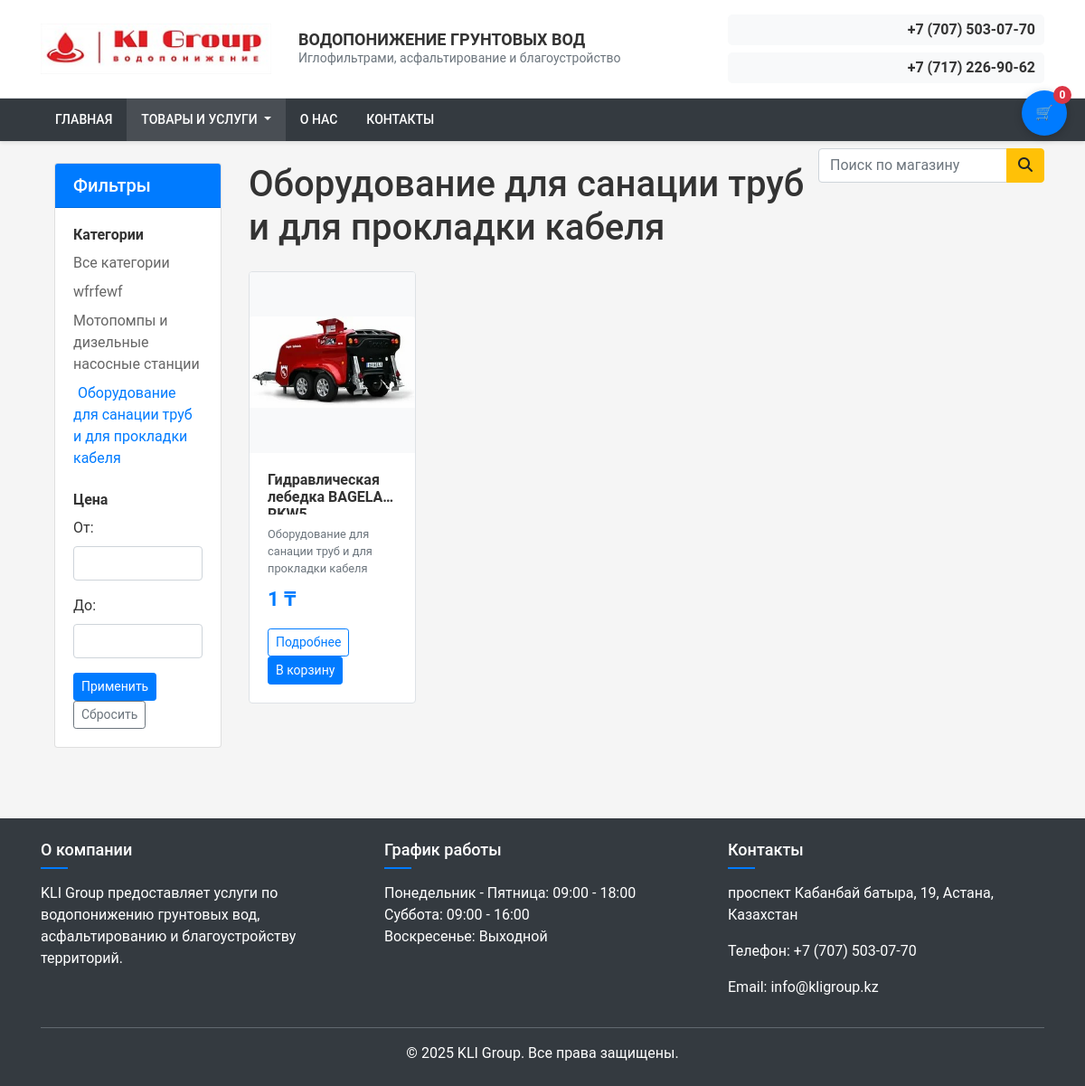
The page /products/oborudovanie-dlya-sanacii/ on the database its author committed.
### shop/models.py (models this page shows, shortened)
class Category(models.Model):
    name = models.CharField(max_length=100, verbose_name="Название категории")
    slug = models.SlugField(max_length=100, unique=True, verbose_name="URL-slug")
    class Meta:
        verbose_name = "Категория"
        verbose_name_plural = "Категории"
        ordering = ['name']

class Product(models.Model):
    category = models.ForeignKey(Category, related_name='products', on_delete=models.CASCADE, verbose_name="Категория")
    name = models.CharField(max_length=200, verbose_name="Название товара")
    slug = models.SlugField(max_length=200, unique=True, verbose_name="URL-slug")
    image = models.ImageField(upload_to='products/', blank=True, verbose_name="Изображение")
    description = models.TextField(verbose_name="Описание")
    price = models.DecimalField(max_digits=10, decimal_places=0, verbose_name="Цена")
    available = models.BooleanField(default=True, verbose_name="Доступен")
    created = models.DateTimeField(auto_now_add=True, verbose_name="Дата создания")
    updated = models.DateTimeField(auto_now=True, verbose_name="Дата обновления")
    class Meta:
        verbose_name = "Товар"
        verbose_name_plural = "Товары"
        ordering = ['name']
        index_together = (('id', 'slug'),)

### shop/views.py (the view)
# urls.py: path('products/', views.product_list, name='product_list'),
def product_list(request, category_slug=None):
    category = None
    categories = Category.objects.all()
    products = Product.objects.filter(available=True)
    if category_slug:
        category = get_object_or_404(Category, slug=category_slug)
        products = products.filter(category=category)
    form = PriceFilterForm(request.GET)
    if form.is_valid():
        min_price = form.cleaned_data.get('min_price')
        max_price = form.cleaned_data.get('max_price')
        if min_price:
            products = products.filter(price__gte=min_price)
        if max_price:
            products = products.filter(price__lte=max_price)
    context = {
        'category': category,
        'categories': categories,
        'products': products,
        'form': form
    }
    return render(request, 'shop/products.html', context)

### shop/forms.py
class PriceFilterForm(forms.Form):
    min_price = forms.DecimalField(
        label='Мин. цена',
        required=False,
        widget=forms.NumberInput(attrs={'class': 'form-control', 'placeholder': 'От'})
    )
    max_price = forms.DecimalField(
        label='Макс. цена',
        required=False,
        widget=forms.NumberInput(attrs={'class': 'form-control', 'placeholder': 'До'})
    )

### shop/cart.py (called while the page is built)
    def __len__(self):
        return sum(item['quantity'] for item in self.cart.values())

### shop/context_processors.py (called while the page is built)
def categories(request):
    return {
        'categories': Category.objects.all()
    }

def cart(request):
    return {'cart': Cart(request)}

### shop/templates/shop/products.html (shortened to what this page needs)
{% extends "shop/base.html" %}
{% load static %}
{% block content %}
    <div class="row">
        <div class="col-lg-3 mb-4">
            <div class="card">
                <div class="card-header bg-primary text-white">
                    <h5 class="mb-0">Фильтры</h5>
                </div>
                <div class="card-body">
                    <h6 class="sidebar-title">Категории</h6>
                    <ul class="categories-list list-unstyled">
                        <li {% if not category %}class="active"{% endif %}>
                            <a href="{% url 'product_list' %}">Все категории</a>
                        </li>
                        {% for c in categories %}
                            <li {% if category.slug == c.slug %}class="active"{% endif %}>
                                <a href="{% url 'product_list_by_category' c.slug %}">{{ c.name }}</a>
                            </li>
                        {% endfor %}
                    </ul>
                    <h6 class="sidebar-title mt-4">Цена</h6>
                    <form method="get" action="{% if category %}{% url 'product_list_by_category' category.slug %}{% else %}{% url 'product_list' %}{% endif %}">
                        <div class="form-group">
                            <label for="min_price">От:</label>
                            <input type="number" class="form-control" id="min_price" name="min_price" value="{{ form.min_price.value|default:'' }}">
                        </div>
                        <div class="form-group">
                            <label for="max_price">До:</label>
                            <input type="number" class="form-control" id="max_price" name="max_price" value="{{ form.max_price.value|default:'' }}">
                        </div>
                        <button type="submit" class="btn btn-primary btn-sm">Применить</button>
                        <a href="{% if category %}{% url 'product_list_by_category' category.slug %}{% else %}{% url 'product_list' %}{% endif %}" class="btn btn-outline-secondary btn-sm">Сбросить</a>
                    </form>
                </div>
            </div>
        </div>
        <div class="col-lg-9">
            <div class="products-header mb-4">
                <h1 class="products-title">
                    {% if category %}
                        {{ category.name }}
                    {% else %}
                        Все товары и услуги
                    {% endif %}
                </h1>
            </div>
            <div class="row">
                {% for product in products %}
                    <div class="col-md-4 mb-4">
                        <div class="product-card card h-100">
                            <div class="product-img-container">
                                {% if product.image %}
                                    <img src="{{ product.image.url }}" class="card-img-top product-img" alt="{{ product.name }}">
                                {% else %}
                                    <img src="{% static 'img/no-image.png' %}" class="card-img-top product-img" alt="Нет изображения">
                                {% endif %}
                            </div>
                            <div class="card-body d-flex flex-column">
                                <h5 class="card-title product-title">{{ product.name }}</h5>
                                <p class="card-text product-category text-muted small mb-2">{{ product.category.name }}</p>
                                <p class="card-text product-price text-primary font-weight-bold mb-3">{{ product.price }} ₸</p>
                                <div class="mt-auto">
                                    <a href="{% url 'product_detail' product.id product.slug %}" class="btn btn-outline-primary btn-sm mr-2">Подробнее</a>
                                    <form action="{% url 'cart_add' product.id %}" method="post" class="d-inline add-to-cart-form">
                                        <button type="submit" class="btn btn-primary btn-sm">В корзину</button>
                                    </form>
                                </div>
                            </div>
                        </div>
                    </div>
                {% empty %}
                    <div class="col-12">
                        <div class="alert alert-info">
                            По вашему запросу товары не найдены. Попробуйте изменить параметры фильтрации.
                        </div>
                    </div>
                {% endfor %}
            </div>
        </div>
    </div>
{% endblock %}

### static/css/main.css (style rules this page uses)
body { font-family: 'Roboto', Arial, sans-serif; color: #333; background-color: #f5f5f5; }
a { color: #007bff; text-decoration: none; }
.btn-primary { background-color: #007bff; border-color: #007bff; }
.bg-primary { background-color: #007bff !important; }
.product-card { transition: all 0.3s ease; border: 1px solid #dee2e6; overflow: hidden; }
.product-img-container { height: 200px; overflow: hidden; display: flex; align-items: center; justify-content: center; background-color: #f8f9fa; }
.product-img { max-height: 100%; object-fit: contain; transition: all 0.3s ease; }
.product-title { font-size: 16px; font-weight: 600; height: 48px; overflow: hidden; text-overflow: ellipsis; display: -webkit-box; -webkit-line-clamp: 2; -webkit-box-orient: vertical; }
.product-price { font-size: 18px; font-weight: 700; }
.product-price { font-size: 22px; font-weight: 700; color: #007bff; }
.sidebar-title { font-size: 16px; font-weight: 600; color: #333; margin-bottom: 10px; }
.categories-list li { margin-bottom: 8px; }
.categories-list li a { color: #666; transition: all 0.3s ease; }
.categories-list li a:hover, .categories-list li.active a { color: #007bff; text-decoration: none; padding-left: 5px; }

### rows shown on the page
Category: name "wfrfewf"
Category: name "Мотопомпы и дизельные насосные станции"
Category: name "Оборудование для санации труб и для прокладки кабеля"
Product: image (picture), name "Гидравлическая лебедка…", category.name "Оборудование для санации труб и для прокладки кабеля", price "1"

### other values the page prints
{{ cart|length }} "0"
